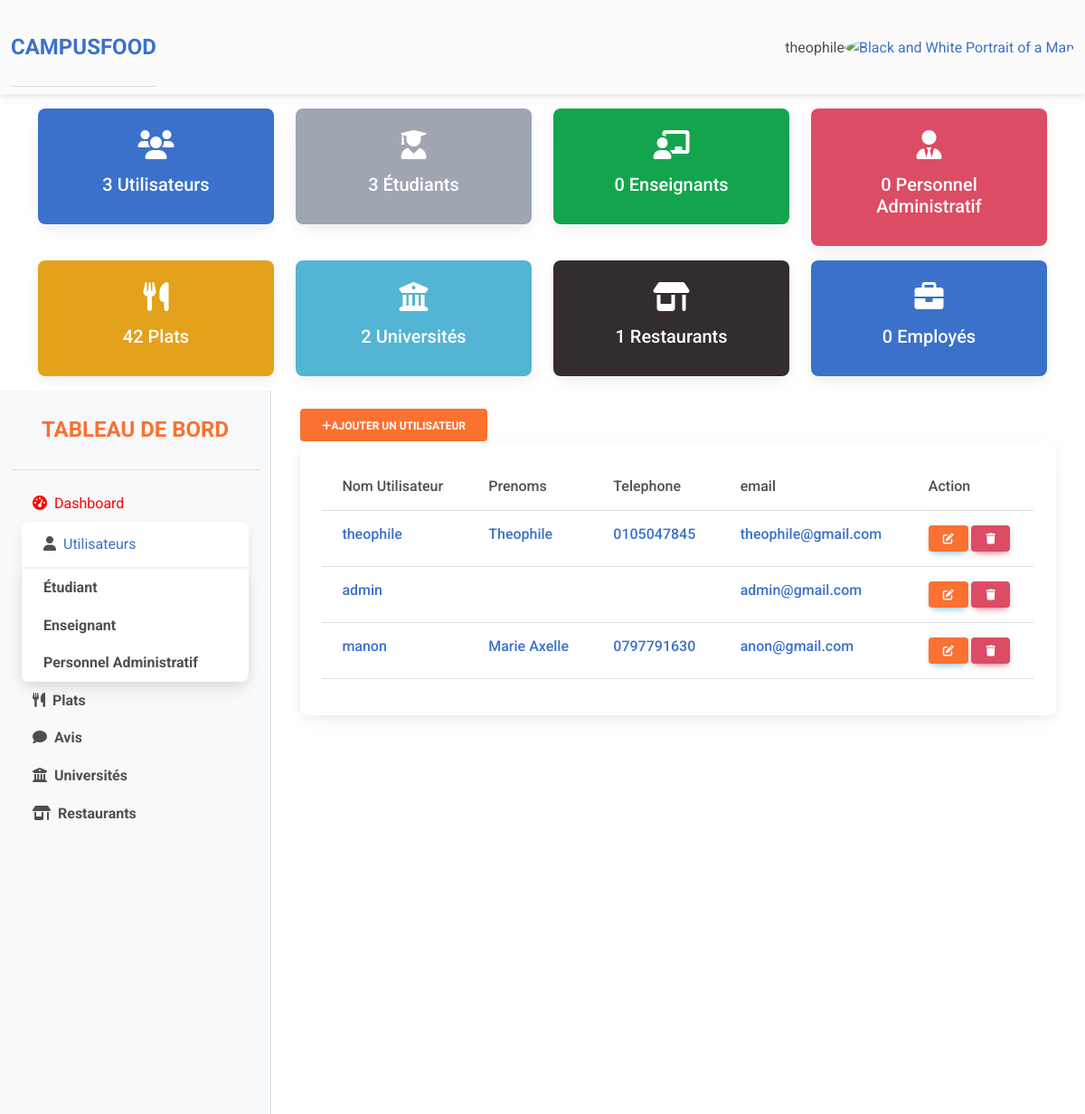
Before: /my-admin/my-users (signed in) with the older database file.
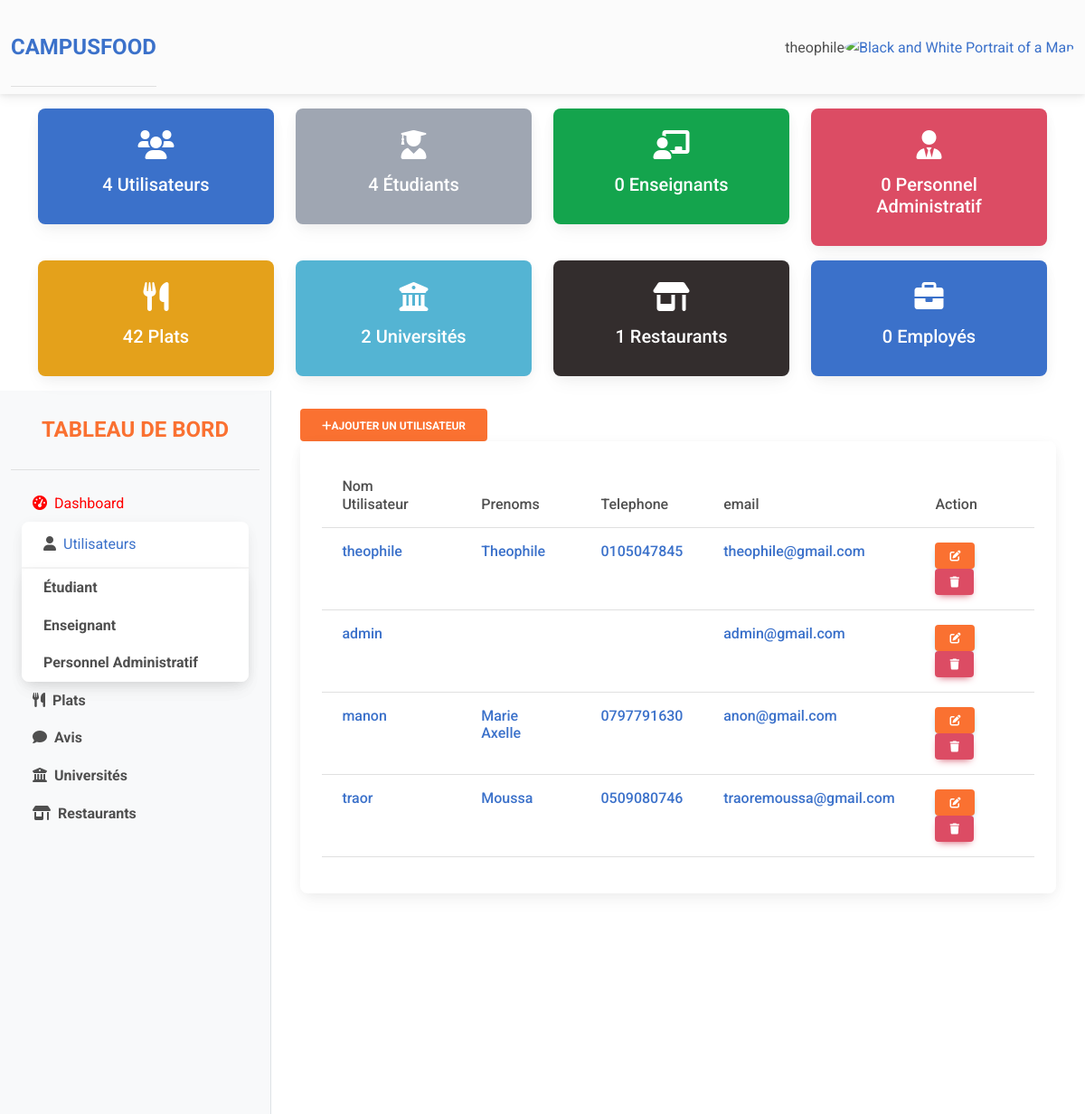
After: the same page with the newer database file.
### cfoodapp/models.py (models this page shows)
class CustomUser(AbstractUser):
    TYPE_UTILISATEUR_CHOICES = [
        ('etudiant', 'Étudiant'),
        ('professeur', 'Professeur'),
        ('adminpersonnel', 'Personnel administratif'),
    ]
    type_utilisateur = models.CharField(max_length=20, choices=TYPE_UTILISATEUR_CHOICES, default='etudiant')
    numero = models.CharField(max_length=15, blank=True)
    choix_universite = (
        ('UPB', 'Université Polytechnique de Bingerville'),
        ('UIA', 'Institut Universitaire dAbidjan'),
        ('UNA', 'Université Nangui Abrogoua'),
        ('UFHB', 'Université Felix Houphouet Boigny'),
    )
    universite = models.CharField(max_length=255, choices=choix_universite, blank=True)
    groups = models.ManyToManyField(Group, related_name='custom_user_groups')
    user_permissions = models.ManyToManyField(Permission, related_name='custom_user_permissions')
    def __str__(self):
        return f"{self.username}"

### admin_app/views.py (the view)
# urls.py: path('my-users', users, name="all-users"),
@login_required
def users(request):
    if not request.user.is_superuser:
        return redirect("home")
    list_user = CustomUser.objects.all()
    list_etudiant = Etudiant.objects.all()
    list_persAdmin = PersonnelAdministration.objects.all()
    list_enseignant = Enseignant.objects.all()
    context = {
        "utilisateurs": list_user,
        "etudiants": list_etudiant,
        "administrations": list_persAdmin,
        "enseignants": list_enseignant,
        'total_users': CustomUser.objects.count(),
        'total_etudiants': CustomUser.objects.filter(type_utilisateur='etudiant').count(),
        'total_enseignants': CustomUser.objects.filter(type_utilisateur='enseignant').count(),
        'total_personnel': CustomUser.objects.filter(type_utilisateur='personnel_administratif').count(),
        'total_plats': Plat.objects.count(),
        'total_universites': Universite.objects.count(),
        'total_restaurants': Restaurant.objects.count(),
        'total_employes': Employe.objects.count(),
    }
    return render(request, "db_objects/all-users.html", context)

### admin_app/templates/db_objects/all-users.html
{% extends "partials/base.html" %}
{% block content %}
<div class="dashboard-content col-lg-9 col-md-8" id="content-wrapper">
    <div class="container">
        <div class="row">
            <div class="col-md-12"><a href="{% url "ajouter-article" %}" class="btn btn-secondary float-right " style="background-color:  rgb(250, 113, 49); color: white; font-weight: bold;"><i class="fas fa-plus"></i>Ajouter un utilisateur</a></div>
            <div class="col-md-12">
                {% if utilisateurs %}
                <div class="card">
                    <div class="card-body">
                        <table class="table table-hover">
                            <thead>
                                <tr>
                                    <th class="h6">Nom Utilisateur</th>
                                    <th class="h6">Prenoms</th>
                                    <th class="h6">Telephone</th>
                                    <th class="h6">email</th>
                                    <th class="h6">Action</th>
                                </tr>
                            </thead>
                            <tbody>
                                {% for utilisateur in utilisateurs %}
                                <tr>
                                    <td class="h6"><a href="">{{utilisateur}}</a></td>
                                    <td class="h6"><a href="">{{utilisateur.first_name}}</a></td>
                                    <td class="h6"><a href="">{{utilisateur.numero}}</a></td>
                                    <td class="h6"><a href="">{{utilisateur.email}}</a></td>
                                    <td>
                                        <a href="{% url "modifier-article"  utilisateur.id%}" class="btn btn-info btn-sm" style="background-color:  rgb(250, 113, 49);"><i class="fas fa-edit"></i></a>
                                        <a href="{% url "supprimer-article" utilisateur.id%}" class="btn btn-danger  btn-sm"><i class="fas fa-trash"></i></a>
                                    </td>
                                </tr>
                                {% endfor %}
                            </tbody>
                        </table>
                    </div>
                </div>
                {% else %}
                <h3>Vous n aver pas d article</h3>
                {% endif %}
            </div>
        </div>
    </div>
</div>
{% endblock  %}

### admin_app/templates/_navadmin.html (shortened to what this page needs)
<nav class="navbar navbar-expand-lg navbar-light bg-body-tertiary">
    <div class="container-fluid">
      <div class="collapse navbar-collapse" id="navbarSupportedContent">
        <div class="sidebar-heading text-center py-4 primary-text fs-4 fw-bold text-uppercase border-bottom" ><a href="{% url "dashboard" %}">CAMPUSFOOD</a></div>
      </div>
      <div class="d-flex align-items-center">
        {% if user.is_authenticated %}
        <span>{{user.username}}</span>
        {% endif %}
        <div class="dropdown">
          <a
            data-mdb-dropdown-init
            class="dropdown-toggle d-flex align-items-center hidden-arrow"
            href="#"
            id="navbarDropdownMenuAvatar"
            role="button"
            aria-expanded="false"
          >
            <img
              src="https://mdbcdn.b-cdn.net/img/new/avatars/2.webp"
              class="rounded-circle"
              height="25"
              alt="Black and White Portrait of a Man"
              loading="lazy"
            />
          </a>
        </div>
      </div>
    </div>
</nav>
{% if user.is_authenticated %}
<div class="container mt-3">
  <div class="row">
      <div class="col-lg-3 col-md-4">
          <div class="card text-white bg-primary mb-3">
              <div class="card-body text-center">
                  <i class="fas fa-users fa-2x mb-3"></i>
                  <h5 class="card-title">{{ total_users }} Utilisateurs</h5>
              </div>
          </div>
      </div>
      <div class="col-lg-3 col-md-4">
          <div class="card text-white bg-secondary mb-3">
              <div class="card-body text-center">
                  <i class="fas fa-user-graduate fa-2x mb-3"></i>
                  <h5 class="card-title">{{ total_etudiants }} Étudiants</h5>
              </div>
          </div>
      </div>
      <div class="col-lg-3 col-md-4">
          <div class="card text-white bg-success mb-3">
              <div class="card-body text-center">
                  <i class="fas fa-chalkboard-teacher fa-2x mb-3"></i>
                  <h5 class="card-title">{{ total_enseignants }} Enseignants</h5>
              </div>
          </div>
      </div>
      <div class="col-lg-3 col-md-4">
          <div class="card text-white bg-danger mb-3">
              <div class="card-body text-center">
                  <i class="fas fa-user-tie fa-2x mb-3"></i>
                  <h5 class="card-title">{{ total_personnel }} Personnel Administratif</h5>
              </div>
          </div>
      </div>
      <div class="col-lg-3 col-md-4">
          <div class="card text-white bg-warning mb-3">
              <div class="card-body text-center">
                  <i class="fas fa-utensils fa-2x mb-3"></i>
                  <h5 class="card-title">{{ total_plats }} Plats</h5>
              </div>
          </div>
      </div>
      <div class="col-lg-3 col-md-4">
          <div class="card text-white bg-info mb-3">
              <div class="card-body text-center">
                  <i class="fas fa-university fa-2x mb-3"></i>
                  <h5 class="card-title">{{ total_universites }} Universités</h5>
              </div>
          </div>
      </div>
      <div class="col-lg-3 col-md-4">
          <div class="card text-white bg-dark mb-3">
              <div class="card-body text-center">
                  <i class="fas fa-store-alt fa-2x mb-3"></i>
                  <h5 class="card-title">{{ total_restaurants }} Restaurants</h5>
              </div>
          </div>
      </div>
      <div class="col-lg-3 col-md-4">
          <div class="card text-white bg-primary mb-3">
              <div class="card-body text-center">
                  <i class="fas fa-briefcase fa-2x mb-3"></i>
                  <h5 class="card-title">{{ total_employes }} Employés</h5>
              </div>
          </div>
      </div>
  </div>
</div>
{% endif %}

Changed rows visible on the page:
added CustomUser: username "traor", first_name "Moussa", numero "0509080746", email "traoremoussa@gmail.com"
Other visible differences:
{{ total_users }}: "3" → "4"
{{ total_etudiants }}: "3" → "4"
